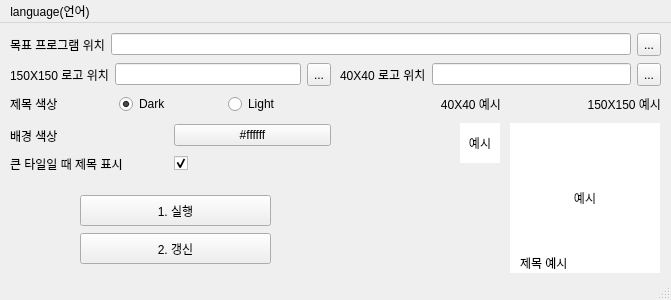
<?xml version="1.0" encoding="UTF-8"?>
<ui version="4.0">
 <class>MainWindow</class>
 <widget class="QMainWindow" name="MainWindow">
  <property name="geometry">
   <rect>
    <x>0</x>
    <y>0</y>
    <width>671</width>
    <height>300</height>
   </rect>
  </property>
  <property name="windowTitle">
   <string>Windows 10 Tile Changer</string>
  </property>
  <property name="styleSheet">
   <string notr="true"/>
  </property>
  <widget class="QWidget" name="centralwidget">
   <widget class="QWidget" name="horizontalLayoutWidget">
    <property name="geometry">
     <rect>
      <x>10</x>
      <y>10</y>
      <width>651</width>
      <height>23</height>
     </rect>
    </property>
    <layout class="QHBoxLayout" name="horizontalLayout">
     <item>
      <widget class="QLabel" name="targetLabel">
       <property name="accessibleName">
        <string comment="Target Program Directory"/>
       </property>
       <property name="locale">
        <locale language="Korean" country="SouthKorea"/>
       </property>
       <property name="text">
        <string>목표 프로그램 위치</string>
       </property>
      </widget>
     </item>
     <item>
      <widget class="QLineEdit" name="targetLine">
       <property name="readOnly">
        <bool>true</bool>
       </property>
      </widget>
     </item>
     <item>
      <widget class="QToolButton" name="targetBtn">
       <property name="sizePolicy">
        <sizepolicy hsizetype="Fixed" vsizetype="Expanding">
         <horstretch>0</horstretch>
         <verstretch>0</verstretch>
        </sizepolicy>
       </property>
       <property name="text">
        <string>...</string>
       </property>
      </widget>
     </item>
    </layout>
   </widget>
   <widget class="QWidget" name="horizontalLayoutWidget_2">
    <property name="geometry">
     <rect>
      <x>10</x>
      <y>40</y>
      <width>321</width>
      <height>23</height>
     </rect>
    </property>
    <layout class="QHBoxLayout" name="horizontalLayout_2">
     <item>
      <widget class="QLabel" name="bigLogoLabel">
       <property name="text">
        <string>150X150 로고 위치</string>
       </property>
      </widget>
     </item>
     <item>
      <widget class="QLineEdit" name="bigLogoLine">
       <property name="readOnly">
        <bool>true</bool>
       </property>
      </widget>
     </item>
     <item>
      <widget class="QToolButton" name="bigLogoBtn">
       <property name="sizePolicy">
        <sizepolicy hsizetype="Fixed" vsizetype="Expanding">
         <horstretch>0</horstretch>
         <verstretch>0</verstretch>
        </sizepolicy>
       </property>
       <property name="text">
        <string>...</string>
       </property>
      </widget>
     </item>
    </layout>
   </widget>
   <widget class="QWidget" name="horizontalLayoutWidget_3">
    <property name="geometry">
     <rect>
      <x>340</x>
      <y>40</y>
      <width>321</width>
      <height>23</height>
     </rect>
    </property>
    <layout class="QHBoxLayout" name="horizontalLayout_3">
     <item>
      <widget class="QLabel" name="smallLogoLabel">
       <property name="text">
        <string>40X40 로고 위치</string>
       </property>
      </widget>
     </item>
     <item>
      <widget class="QLineEdit" name="smallLogoLine">
       <property name="readOnly">
        <bool>true</bool>
       </property>
      </widget>
     </item>
     <item>
      <widget class="QToolButton" name="smallLogoBtn">
       <property name="sizePolicy">
        <sizepolicy hsizetype="Fixed" vsizetype="Expanding">
         <horstretch>0</horstretch>
         <verstretch>0</verstretch>
        </sizepolicy>
       </property>
       <property name="text">
        <string>...</string>
       </property>
      </widget>
     </item>
    </layout>
   </widget>
   <widget class="QWidget" name="horizontalLayoutWidget_4">
    <property name="geometry">
     <rect>
      <x>10</x>
      <y>70</y>
      <width>321</width>
      <height>22</height>
     </rect>
    </property>
    <layout class="QHBoxLayout" name="horizontalLayout_4">
     <item>
      <widget class="QLabel" name="foregroundLabel">
       <property name="text">
        <string>제목 색상</string>
       </property>
      </widget>
     </item>
     <item>
      <widget class="QRadioButton" name="fgDark">
       <property name="text">
        <string>Dark</string>
       </property>
       <property name="checked">
        <bool>true</bool>
       </property>
      </widget>
     </item>
     <item>
      <widget class="QRadioButton" name="fgLight">
       <property name="text">
        <string>Light</string>
       </property>
      </widget>
     </item>
    </layout>
   </widget>
   <widget class="QWidget" name="horizontalLayoutWidget_5">
    <property name="geometry">
     <rect>
      <x>10</x>
      <y>100</y>
      <width>321</width>
      <height>25</height>
     </rect>
    </property>
    <layout class="QHBoxLayout" name="horizontalLayout_5">
     <item>
      <widget class="QLabel" name="backgroundLabel">
       <property name="text">
        <string>배경 색상</string>
       </property>
      </widget>
     </item>
     <item>
      <widget class="QPushButton" name="colorBtn">
       <property name="sizePolicy">
        <sizepolicy hsizetype="Preferred" vsizetype="Fixed">
         <horstretch>0</horstretch>
         <verstretch>0</verstretch>
        </sizepolicy>
       </property>
       <property name="autoFillBackground">
        <bool>false</bool>
       </property>
       <property name="styleSheet">
        <string notr="true">background-color: '#ffffff'</string>
       </property>
       <property name="text">
        <string>#ffffff</string>
       </property>
       <property name="default">
        <bool>false</bool>
       </property>
      </widget>
     </item>
    </layout>
   </widget>
   <widget class="QWidget" name="horizontalLayoutWidget_6">
    <property name="geometry">
     <rect>
      <x>10</x>
      <y>130</y>
      <width>321</width>
      <height>22</height>
     </rect>
    </property>
    <layout class="QHBoxLayout" name="horizontalLayout_6">
     <item>
      <widget class="QLabel" name="bigTileLabel">
       <property name="text">
        <string>큰 타일일 때 제목 표시</string>
       </property>
      </widget>
     </item>
     <item>
      <widget class="QCheckBox" name="bigTileCheck">
       <property name="text">
        <string/>
       </property>
       <property name="checked">
        <bool>true</bool>
       </property>
      </widget>
     </item>
    </layout>
   </widget>
   <widget class="QLabel" name="example40">
    <property name="geometry">
     <rect>
      <x>340</x>
      <y>70</y>
      <width>161</width>
      <height>21</height>
     </rect>
    </property>
    <property name="text">
     <string>40X40 예시</string>
    </property>
    <property name="alignment">
     <set>Qt::AlignRight|Qt::AlignTrailing|Qt::AlignVCenter</set>
    </property>
   </widget>
   <widget class="QLabel" name="pixmap40">
    <property name="geometry">
     <rect>
      <x>460</x>
      <y>100</y>
      <width>40</width>
      <height>40</height>
     </rect>
    </property>
    <property name="styleSheet">
     <string notr="true">background-color: #ffffff</string>
    </property>
    <property name="text">
     <string>예시</string>
    </property>
    <property name="alignment">
     <set>Qt::AlignCenter</set>
    </property>
   </widget>
   <widget class="QLabel" name="example150">
    <property name="geometry">
     <rect>
      <x>510</x>
      <y>70</y>
      <width>151</width>
      <height>21</height>
     </rect>
    </property>
    <property name="text">
     <string>150X150 예시</string>
    </property>
    <property name="alignment">
     <set>Qt::AlignRight|Qt::AlignTrailing|Qt::AlignVCenter</set>
    </property>
   </widget>
   <widget class="QLabel" name="pixmap150">
    <property name="geometry">
     <rect>
      <x>510</x>
      <y>100</y>
      <width>150</width>
      <height>150</height>
     </rect>
    </property>
    <property name="layoutDirection">
     <enum>Qt::LeftToRight</enum>
    </property>
    <property name="styleSheet">
     <string notr="true">background-color: #ffffff</string>
    </property>
    <property name="text">
     <string>예시</string>
    </property>
    <property name="alignment">
     <set>Qt::AlignCenter</set>
    </property>
   </widget>
   <widget class="QLabel" name="fgtext150">
    <property name="geometry">
     <rect>
      <x>520</x>
      <y>230</y>
      <width>111</width>
      <height>20</height>
     </rect>
    </property>
    <property name="styleSheet">
     <string notr="true"/>
    </property>
    <property name="text">
     <string>제목 예시</string>
    </property>
   </widget>
   <widget class="QPushButton" name="executeBtn">
    <property name="geometry">
     <rect>
      <x>80</x>
      <y>172</y>
      <width>191</width>
      <height>31</height>
     </rect>
    </property>
    <property name="text">
     <string>1. 실행</string>
    </property>
   </widget>
   <widget class="QPushButton" name="refreshBtn">
    <property name="geometry">
     <rect>
      <x>80</x>
      <y>210</y>
      <width>191</width>
      <height>31</height>
     </rect>
    </property>
    <property name="text">
     <string>2. 갱신</string>
    </property>
   </widget>
  </widget>
  <widget class="QMenuBar" name="menubar">
   <property name="geometry">
    <rect>
     <x>0</x>
     <y>0</y>
     <width>671</width>
     <height>21</height>
    </rect>
   </property>
   <widget class="QMenu" name="menuLanguage">
    <property name="title">
     <string>language(언어)</string>
    </property>
    <addaction name="actionKorean"/>
    <addaction name="actionEnglish"/>
    <addaction name="actionMade_By"/>
   </widget>
   <addaction name="menuLanguage"/>
  </widget>
  <widget class="QStatusBar" name="statusbar"/>
  <action name="actionKorean">
   <property name="text">
    <string>Korean</string>
   </property>
  </action>
  <action name="actionEnglish">
   <property name="text">
    <string>English</string>
   </property>
  </action>
  <action name="actionMade_By">
   <property name="text">
    <string>제작자</string>
   </property>
  </action>
 </widget>
 <resources/>
 <connections/>
</ui>
